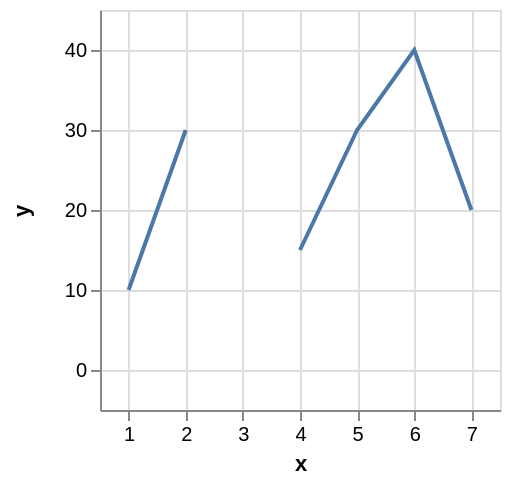

Express this chart as Vega-Lite.
### Vega specification from a JSON file in a GitHub repository (floating-point values rounded to 4 significant figures)
{"$schema": "https://vega.github.io/schema/vega/v4.json", "description": "A simple bar chart with embedded data.", "autosize": "pad", "padding": 5, "width": 200, "height": 200, "style": "cell", "data": [{"name": "source_0", "values": [{"x": 1, "y": 10}, {"x": 2, "y": 30}, {"x": 3, "y": null}, {"x": 4, "y": 15}, {"x": 5, "y": 30}, {"x": 6, "y": 40}, {"x": 7, "y": 20}]}], "marks": [{"name": "marks", "type": "line", "style": ["line"], "sort": {"field": "datum[\"x\"]", "order": "descending"}, "from": {"data": "source_0"}, "encode": {"update": {"stroke": {"value": "#4c78a8"}, "tooltip": {"signal": "{\"x\": format(datum[\"x\"], \"\"), \"y\": format(datum[\"y\"], \"\")}"}, "x": {"scale": "x", "field": "x"}, "y": {"scale": "y", "field": "y"}, "defined": {"signal": "datum[\"x\"] !== null && !isNaN(datum[\"x\"]) && datum[\"y\"] !== null && !isNaN(datum[\"y\"])"}}}}], "scales": [{"name": "x", "type": "linear", "domain": {"data": "source_0", "field": "x"}, "range": [0, {"signal": "width"}], "nice": true, "zero": false, "padding": 5}, {"name": "y", "type": "linear", "domain": {"data": "source_0", "field": "y"}, "range": [{"signal": "height"}, 0], "nice": true, "zero": true, "padding": 5}], "axes": [{"scale": "x", "orient": "bottom", "grid": false, "title": "x", "labelFlush": true, "labelOverlap": true, "tickCount": {"signal": "ceil(width/40)"}, "zindex": 1}, {"scale": "x", "orient": "bottom", "gridScale": "y", "grid": true, "tickCount": {"signal": "ceil(width/40)"}, "domain": false, "labels": false, "maxExtent": 0, "minExtent": 0, "ticks": false, "zindex": 0}, {"scale": "y", "orient": "left", "grid": false, "title": "y", "labelOverlap": true, "tickCount": {"signal": "ceil(height/40)"}, "zindex": 1}, {"scale": "y", "orient": "left", "gridScale": "x", "grid": true, "tickCount": {"signal": "ceil(height/40)"}, "domain": false, "labels": false, "maxExtent": 0, "minExtent": 0, "ticks": false, "zindex": 0}], "config": {"axisY": {"minExtent": 30}}}
